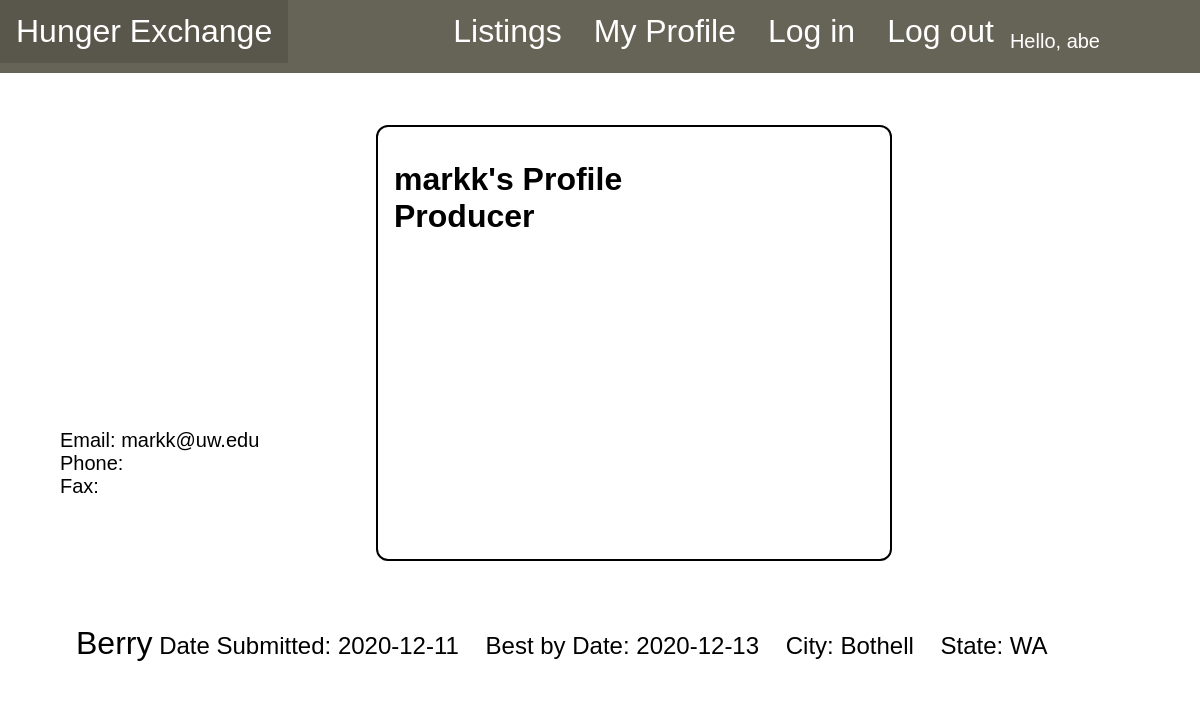
/profileView.php?userpage=markk (signed in), run on the app's committed database.
### tables this page shows
CREATE TABLE `contactinformation` (
  `idContactInformation` int(11) NOT NULL,
  `email` varchar(255) DEFAULT NULL,
  `phoneNumber` char(255) DEFAULT NULL,
  `FaxNumber` char(255) DEFAULT NULL,
  `socialMediaId` int(11) DEFAULT NULL
);

CREATE TABLE `users` (
  `idUsers` varchar(36) NOT NULL,
  `userName` varchar(24) DEFAULT NULL,
  `passHash` varchar(255) DEFAULT NULL,
  `userDesc` text,
  `profilePicPath` varchar(255) DEFAULT NULL,
  `contactId` int(11) DEFAULT NULL,
  `userType` int(11) DEFAULT NULL,
  `pImage` varchar(255) DEFAULT NULL
);

CREATE TABLE `listing` (
  `idListing` int(11) NOT NULL,
  `listingDesc` text,
  `listingDate` date NOT NULL,
  `bestByDate` date DEFAULT NULL,
  `city` char(255) DEFAULT NULL,
  `county` char(255) DEFAULT NULL,
  `state` char(255) DEFAULT NULL,
  `listingTitle` varchar(255) DEFAULT NULL,
  `address1` varchar(255) DEFAULT NULL,
  `address2` varchar(255) DEFAULT NULL,
  `lsImage` varchar(255) DEFAULT NULL
);

### profileView.php (the view, shortened to what this page needs)
<?php
require_once 'config.inc.php';
?>
<!DOCTYPE html>
<html>
<head>
<link rel="stylesheet" href = "profile.css">
  <?php
  require_once 'navbar.php';
  if(isset($_GET["userpage"])){
    $curruserName = $_GET["userpage"];
    try{
      $stmt = $conn->stmt_init();
      $query = "SELECT userName,userType FROM users WHERE userName = ?";
      $stmt->prepare($query);
      $stmt->bind_param("s",$curruserName);
      $stmt->execute();
      $stmt->bind_result($usertitle,$usertype);
	$usertypename = "Producer";
      echo"<br><title> Profile: ".$usertitle. "</title><br>";
    }
    catch(mysqli_sql_exception $excep){
      echo "Database error:" . $conn->error;
      throw $excep;
    }
  }
  ?>
</head>
<body>
<div class="page">
<div class="profileholder">
  <div class = "leftholder">
    <div class = "imageholder">
    </div>
    <div class = "AccountContact">
      <ul>
      <?php
      if(isset($_GET["userpage"])){
        $curruserName = $_GET["userpage"];
        try{
          $stmt = $conn->stmt_init();
          $query = "SELECT ci.email,ci.phoneNumber,ci.FaxNumber FROM contactinformation ci
          INNER JOIN users u ON u.contactId = ci.idContactInformation
          WHERE userName = ?";
          $stmt->prepare($query);
          $stmt->bind_param("s",$curruserName);
          $stmt->execute();
          $stmt->bind_result($email,$phonenumber,$Fax);
          echo "<li>Email: ".$email." <br> Phone: ".$phonenumber." <br> Fax: ".$Fax."</li>";
        }
        catch(mysqli_sql_exception $excep){
          echo "Database error:" . $conn->error;
          throw $excep;
        }
      }
      ?>
    </ul>
    </div>
  </div>
  <div class = "rightholder">
  <div class = "UserDescHolder">
    <?php
    echo"<br><h1>".$usertitle."'s Profile<br>". $usertypename. "</h1>";
    ?>
  </div>
</div>
</div>
<div class = "UserProducelist">
  <ul>
    <?php
    if(isset($_GET["userpage"])){
      $curruserName = $_GET["userpage"];
      $stmt = $conn->stmt_init();
      try{
        $query = "SELECT l.idListing, l.listingTitle, l.listingDate, l.bestByDate, l.city, l.state
        FROM listing l INNER JOIN listinguser ul ON ul.idListing = l.idListing
        INNER JOIN users u ON ul.idUsers = u.idUsers
        WHERE u.userName = ?
        ORDER BY l.listingDate";
        $stmt->prepare($query);
        $stmt->bind_param("s",$curruserName);
        $stmt->execute();
        $stmt->bind_result($qlistId,$qlistTitle,$qlistDate,$qBestByDate,$qCity,$qstate);
        echo "<ul>";
          while($stmt->fetch()){
            echo "<li><a href='listing.php?id=". $qlistId. "'>".$qlistTitle.'</a>'. "   Date Submitted: "
            . $qlistDate." &nbsp;&nbsp;&nbsp;Best by Date: ". $qBestByDate." &nbsp;&nbsp;&nbsp;City: ". $qCity." &nbsp;&nbsp;&nbsp;State: ".$qstate."
            <div class = 'deletebutton'></div></li>";
          }
        echo "</ul>";
      }
      catch(mysqli_sql_exception $excep){
        echo "Database error:" . $conn->error;
        throw $excep;
      }
    }
    ?>
  </ul>
</div>
</div>
</body>
</html>

### profile.css (style rules this page uses)
.page { display: flex; flex-direction: column; }
.profileholder { display: flex; flex-direction: row; padding-left: 5%; flex-wrap: wrap; }
.UserDescHolder { padding: 1rem; min-height: 50vh; width: 40vw; float: right; border: 2px solid black; margin: 1rem; border-radius: 12px; border-collapse: separate; }
.UserDescHolder h1 { margin: 0; padding: 0; }
.imageholder { width:20rem; height:20rem; }
.UserProducelist { padding-left: 5%; }
.UserProducelist a { padding: 1rem; font-size: 1.25rem; border: 2px solid black; text-decoration: none; background-color: white; color: black; border-radius: 12px; }
.UserProducelist li a { text-decoration: none; font-size: 2rem; margin: 0; padding: 0; background-color: transparent; outline-style: none; border: none; color: black; }
.UserProducelist ul { margin-top: 2rem; list-style-type: none; padding: 0; }
.UserProducelist li { font-size: 1.5rem; background-color: white; padding: 1rem; }
.AccountContact ul { list-style-type: none; font-size: 1.25rem; padding: 0; }
.imageholder { height: 300px; width: 300px; }

### navbar.css (style rules this page uses)
head { margin:0px; }
body { font-family: Arial; margin: 0; padding: 0; background-color: ###ede7ca; }

### data on the page
contactinformation: email "markk@uw.edu"
users: userName "markk"
listing: listingTitle "Berry", listingDate "2020-12-11", bestByDate "2020-12-13", city "Bothell", state "WA"

### other printed values
$_SESSION['username'] "abe"
$usertypename "Producer"
